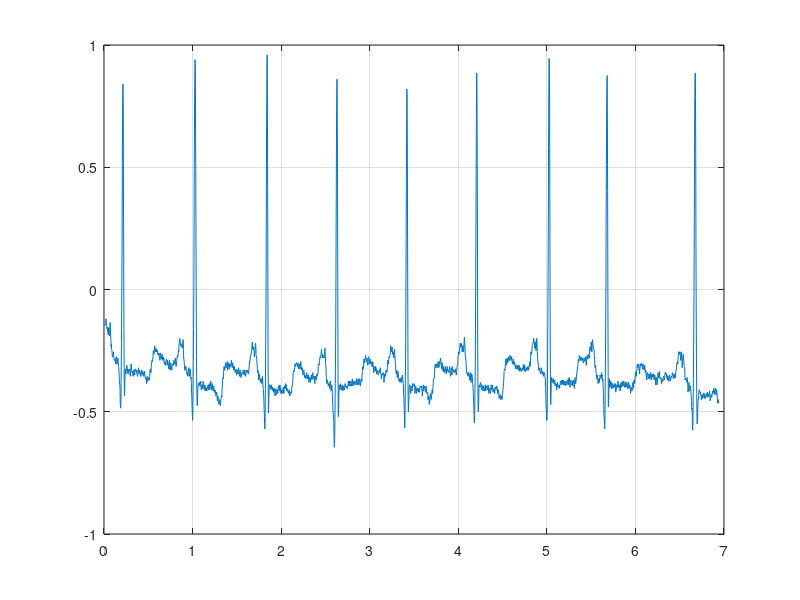
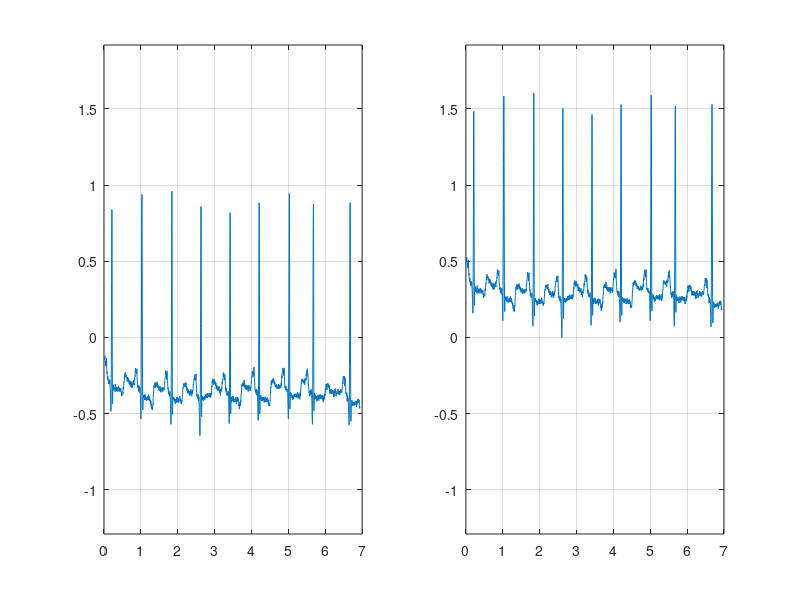

MATLAB code for these plots, in order:
clc; clear; close all; 
load('recursosV1/ecg.mat');

longitud = 2500;
signal =sig(1:longitud,:);
time =tm(1:longitud,:);
plot(time,signal);
grid on


maxS = max(signal);
minS = min(signal);

%% Suma
%Sirve para desplzar la senal en el eje horizontal 
signalSuma =signal + abs(minS);
figure(2)
subplot(1,2,1)
plot(time,signal)
ylim([minS*2 maxS*2])
grid on
subplot(1,2,2)
plot(time,signalSuma)
ylim([minS*2 maxS*2])
grid on